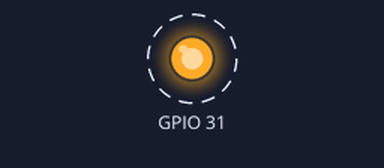
Bench run of a program on a simulated Raspberry Pi (BCM pin numbers). Parts: output pins drawn as LEDs (lit = HIGH). Dashed ring = blinking.

Above: at 0.2 s.
Timing chart, 0 to 3.0 s (numbered marks = the images above):
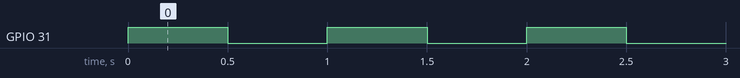

The program:

led31_blink.py
```python
#!/usr/bin/python
import gpiod
import time
chip = gpiod.Chip('10008000.gpio')
led1 = chip.get_line(31)
led1.request(consumer="its_me", type=gpiod.LINE_REQ_DIR_OUT)
while True:
   led1.set_value(1)
   time.sleep(0.5)
   led1.set_value(0)
   time.sleep(0.5)
```

Measured:
- by itself, GPIO 31: alternates HIGH for 0.50 s and LOW for 0.50 s
